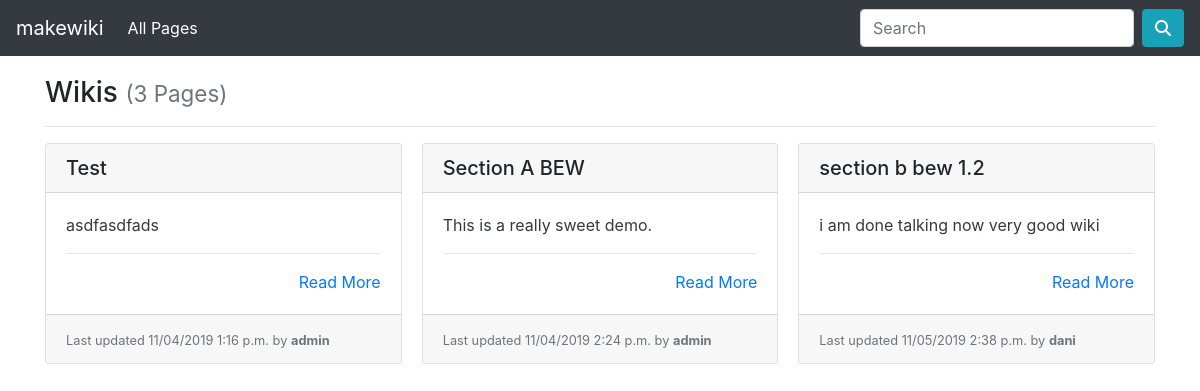
Before: / with the older database file.
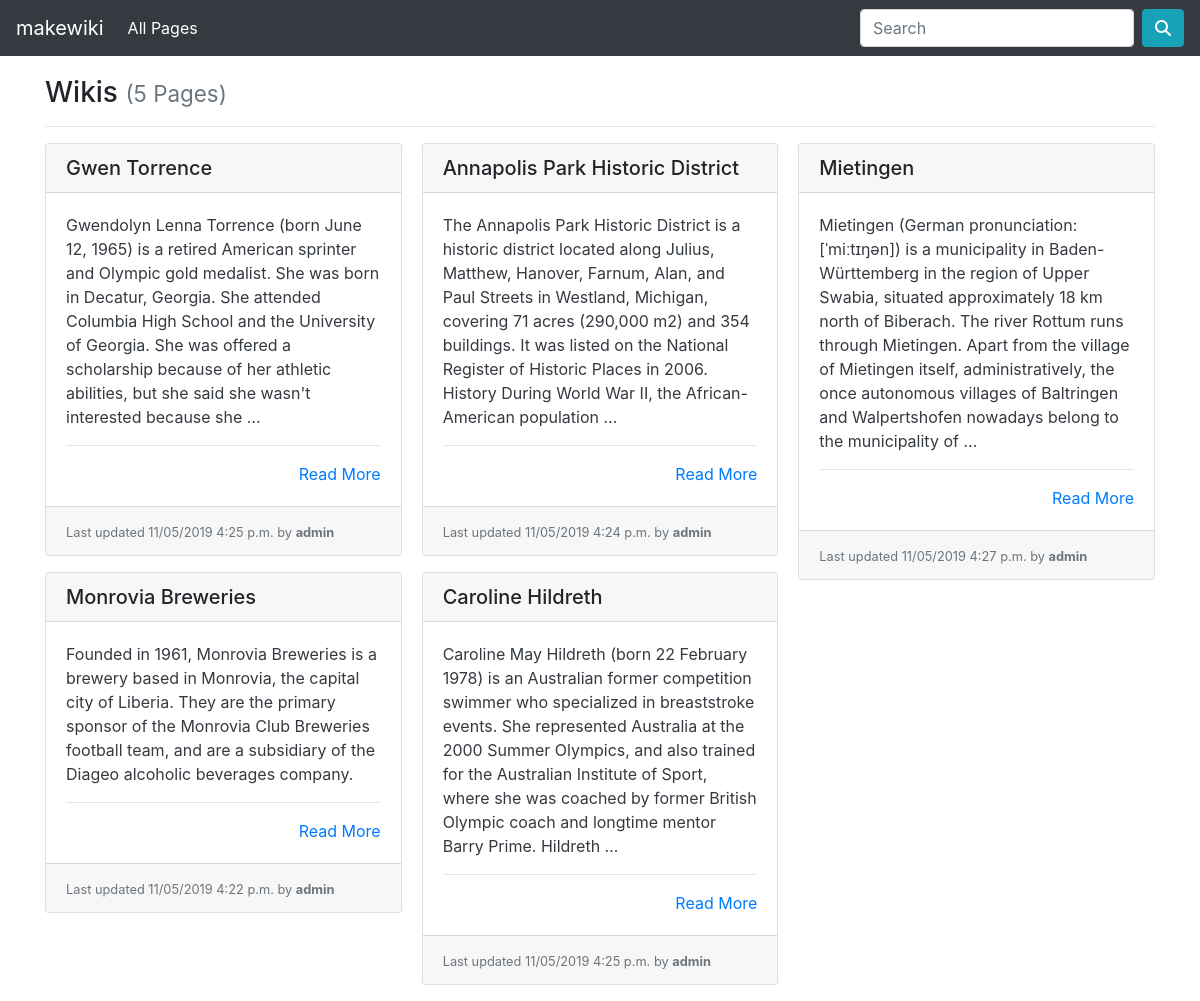
After: the same page with the newer database file.
### wiki/views.py (the view)
# urls.py: path('', views.PageList.as_view(),
class PageList(ListView):
    model = Page
    def get(self, request):
        pages = self.get_queryset().all()
        return render(request, 'list.html', {
            'pages': pages
        })

### wiki/templates/list.html
{% extends "base.html" %}
{% block content %}
  <h3>Wikis {% if pages %}<small class="text-muted">({{ pages|length }} Page{{ pages|length|pluralize:"s" }})</small>{% endif %}</h3>
  <hr>
  {% if pages %}
    <div class="card-columns">
      {% for page in pages %}
        {% include "partials/card.html" %}
      {% endfor %}
    </div>
  {% else %}
    <div class="alert alert-primary" role="alert">No pages to display.</div>
  {% endif %}
{% endblock %}

### wiki/templates/base.html (shortened to what this page needs)
<!doctype html>
<html lang="en">
  <head>
    <link rel="stylesheet" href="https://stackpath.bootstrapcdn.com/bootstrap/4.3.1/css/bootstrap.min.css"
>
  </head>
  <body>
    <nav class="navbar navbar-expand-md navbar-dark bg-dark fixed-top">
      <a class="navbar-brand" href="#">makewiki</a>
      <div class="collapse navbar-collapse" id="navbarsExampleDefault">
        <ul class="navbar-nav mr-auto">
          <li class="nav-item active">
            <a class="nav-link" href="{% url 'wiki-list-page' %}">All Pages</a>
          </li>
        </ul>
        <form class="form-inline my-2 my-lg-0">
          <input class="form-control mr-sm-2" type="text" placeholder="Search" aria-label="Search">
          <button class="btn btn-info my-2 my-sm-0 text" type="submit"><i class="fas fa-search"></i></button>
        </form>
      </div>
    </nav>
    <main role="main" class="container" style="margin-top: 9.5vh;">
      {% block content %}{% endblock %}
    </main>
  </body>

### wiki/templates/partials/card.html
<div class="card mb-3">
    <h5 class="card-header ">{{ page.title }}</h5>
    <div class="card-body border-dark">
      <p class="card-text text-dark">
        {{ page.content|truncatewords_html:50 }}
        <hr>
        <div class="text-right"><a href="{% url 'wiki-details-page' page.slug %}" title="Read More">Read More</a></div>
    </div>
    <div class="card-footer">
      <small class="text-muted">Last updated {{ page.modified|date:"SHORT_DATETIME_FORMAT" }} by <b>{{ page.author.username }}</b></small>
    </div>
  </div>

Changed rows visible on the page:
removed Page: title "Test", content "asdfasdfads", modified "11/04/2019 1:16 p.m.", author.username "admin"
removed Page: title "Section A BEW", content "This is a really sweet demo.", modified "11/04/2019 2:24 p.m.", author.username "admin"
removed Page: title "section b bew 1.2", content "i am done talking now very good wiki", modified "11/05/2019 2:38 p.m.", author.username "dani"
added Page: title "Gwen Torrence", content "Gwendolyn Lenna Torrence (born June 12, 1965) is a retired American sprinter and Olympic gold medalist. She was born in Decatur, Georgia. She attended Columbia High School and the University of Georgia. She was offered a scholarship because of her athletic abilities, but she said she wasn't interested because she …", modified "11/05/2019 4:25 p.m.", author.username "admin"
added Page: title "Monrovia Breweries", content "Founded in 1961, Monrovia Breweries is a brewery based in Monrovia, the capital city of Liberia. They are the primary sponsor of the Monrovia Club Breweries football team, and are a subsidiary of the Diageo alcoholic beverages company.", modified "11/05/2019 4:22 p.m.", author.username "admin"
added Page: title "Annapolis Park Historic District", content "The Annapolis Park Historic District is a historic district located along Julius, Matthew, Hanover, Farnum, Alan, and Paul Streets in Westland, Michigan, covering 71 acres (290,000 m2) and 354 buildings. It was listed on the National Register of Historic Places in 2006. History During World War II, the African-American population …", modified "11/05/2019 4:24 p.m.", author.username "admin"
added Page: title "Caroline Hildreth", content "Caroline May Hildreth (born 22 February 1978) is an Australian former competition swimmer who specialized in breaststroke events. She represented Australia at the 2000 Summer Olympics, and also trained for the Australian Institute of Sport, where she was coached by former British Olympic coach and longtime mentor Barry Prime. Hildreth …", modified "11/05/2019 4:25 p.m.", author.username "admin"
added Page: title "Mietingen", content "Mietingen (German pronunciation: [ˈmiːtɪŋən]) is a municipality in Baden-Württemberg in the region of Upper Swabia, situated approximately 18 km north of Biberach. The river Rottum runs through Mietingen. Apart from the village of Mietingen itself, administratively, the once autonomous villages of Baltringen and Walpertshofen nowadays belong to the municipality of …", modified "11/05/2019 4:27 p.m.", author.username "admin"
Other visible differences:
{{ pages|length }}: "3" → "5"
